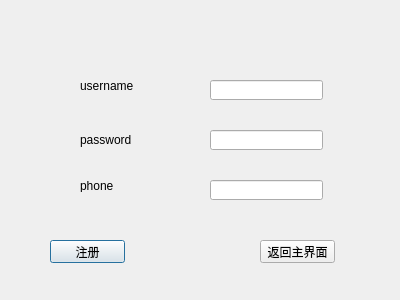
<?xml version="1.0" encoding="UTF-8"?>
<ui version="4.0">
 <class>Register</class>
 <widget class="QDialog" name="Register">
  <property name="geometry">
   <rect>
    <x>0</x>
    <y>0</y>
    <width>400</width>
    <height>300</height>
   </rect>
  </property>
  <property name="windowTitle">
   <string>Dialog</string>
  </property>
  <widget class="QLabel" name="label">
   <property name="geometry">
    <rect>
     <x>80</x>
     <y>80</y>
     <width>54</width>
     <height>12</height>
    </rect>
   </property>
   <property name="text">
    <string>username</string>
   </property>
  </widget>
  <widget class="QLineEdit" name="lineEdit1">
   <property name="geometry">
    <rect>
     <x>210</x>
     <y>80</y>
     <width>113</width>
     <height>20</height>
    </rect>
   </property>
  </widget>
  <widget class="QLabel" name="label_2">
   <property name="geometry">
    <rect>
     <x>80</x>
     <y>130</y>
     <width>54</width>
     <height>20</height>
    </rect>
   </property>
   <property name="text">
    <string>password</string>
   </property>
  </widget>
  <widget class="QLineEdit" name="lineEdit2">
   <property name="geometry">
    <rect>
     <x>210</x>
     <y>130</y>
     <width>113</width>
     <height>20</height>
    </rect>
   </property>
  </widget>
  <widget class="QLabel" name="label_3">
   <property name="geometry">
    <rect>
     <x>80</x>
     <y>180</y>
     <width>54</width>
     <height>12</height>
    </rect>
   </property>
   <property name="text">
    <string>phone</string>
   </property>
  </widget>
  <widget class="QLineEdit" name="lineEdit3">
   <property name="geometry">
    <rect>
     <x>210</x>
     <y>180</y>
     <width>113</width>
     <height>20</height>
    </rect>
   </property>
  </widget>
  <widget class="QPushButton" name="pushButton">
   <property name="geometry">
    <rect>
     <x>50</x>
     <y>240</y>
     <width>75</width>
     <height>23</height>
    </rect>
   </property>
   <property name="text">
    <string>注册</string>
   </property>
  </widget>
  <widget class="QPushButton" name="pushButton_2">
   <property name="geometry">
    <rect>
     <x>260</x>
     <y>240</y>
     <width>75</width>
     <height>23</height>
    </rect>
   </property>
   <property name="text">
    <string>返回主界面</string>
   </property>
  </widget>
 </widget>
 <resources/>
 <connections/>
</ui>
